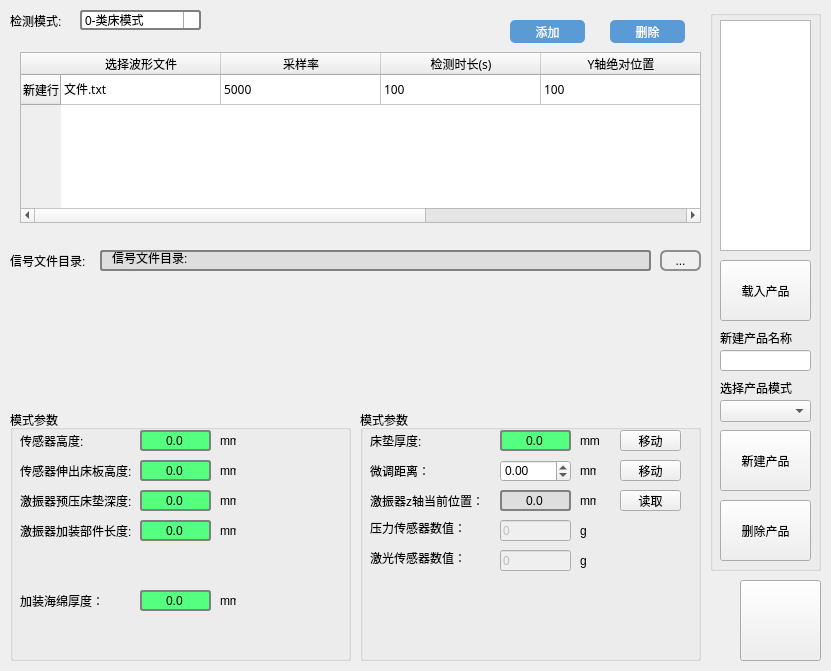
<?xml version="1.0" encoding="UTF-8"?>
<ui version="4.0">
 <class>ProductSet</class>
 <widget class="QWidget" name="ProductSet">
  <property name="geometry">
   <rect>
    <x>0</x>
    <y>0</y>
    <width>831</width>
    <height>671</height>
   </rect>
  </property>
  <property name="windowTitle">
   <string>Form</string>
  </property>
  <property name="styleSheet">
   <string notr="true"/>
  </property>
  <widget class="QGroupBox" name="groupBox">
   <property name="geometry">
    <rect>
     <x>710</x>
     <y>10</y>
     <width>111</width>
     <height>561</height>
    </rect>
   </property>
   <property name="title">
    <string/>
   </property>
   <widget class="QPushButton" name="deleteP">
    <property name="geometry">
     <rect>
      <x>10</x>
      <y>490</y>
      <width>91</width>
      <height>61</height>
     </rect>
    </property>
    <property name="styleSheet">
     <string notr="true">QPushButton {    
    border-radius: 10px;
    background-color: #00bcd4;
	font: 75 12pt &quot;黑体&quot;;
	color: white;
}

QPushButton:hover{
	background-color: #03a9f4;
	color: white;
}

QPushButton:pressed{
	background-color: #2196f3;
    border-style: inset;
}2196f3</string>
    </property>
    <property name="text">
     <string>删除产品</string>
    </property>
   </widget>
   <widget class="QPushButton" name="loadP">
    <property name="geometry">
     <rect>
      <x>10</x>
      <y>250</y>
      <width>91</width>
      <height>61</height>
     </rect>
    </property>
    <property name="styleSheet">
     <string notr="true">QPushButton {    
    border-radius: 10px;
    background-color: #00bcd4;
	font: 75 12pt &quot;黑体&quot;;
	color: white;
}

QPushButton:hover{
	background-color: #03a9f4;
	color: white;
}

QPushButton:pressed{
	background-color: #2196f3;
    border-style: inset;
}2196f3</string>
    </property>
    <property name="text">
     <string>载入产品</string>
    </property>
   </widget>
   <widget class="QListWidget" name="productlist">
    <property name="geometry">
     <rect>
      <x>10</x>
      <y>10</y>
      <width>91</width>
      <height>231</height>
     </rect>
    </property>
    <property name="styleSheet">
     <string notr="true">font: 9pt &quot;SimSun-ExtB&quot;;</string>
    </property>
   </widget>
   <widget class="QPushButton" name="newP">
    <property name="geometry">
     <rect>
      <x>10</x>
      <y>420</y>
      <width>91</width>
      <height>61</height>
     </rect>
    </property>
    <property name="styleSheet">
     <string notr="true">QPushButton {    
    border-radius: 10px;
    background-color: #00bcd4;
	font: 75 12pt &quot;黑体&quot;;
	color: white;
}

QPushButton:hover{
	background-color: #03a9f4;
	color: white;
}

QPushButton:pressed{
	background-color: #2196f3;
    border-style: inset;
}2196f3</string>
    </property>
    <property name="text">
     <string>新建产品</string>
    </property>
   </widget>
   <widget class="QComboBox" name="combo_new_prodect_model">
    <property name="geometry">
     <rect>
      <x>10</x>
      <y>390</y>
      <width>91</width>
      <height>22</height>
     </rect>
    </property>
    <property name="currentText">
     <string/>
    </property>
    <property name="currentIndex">
     <number>-1</number>
    </property>
    <item>
     <property name="text">
      <string>0-类床模式</string>
     </property>
    </item>
    <item>
     <property name="text">
      <string>1-海绵模式</string>
     </property>
    </item>
    <item>
     <property name="text">
      <string>2-裸板模式</string>
     </property>
    </item>
    <item>
     <property name="text">
      <string>3-带壳裸板模式</string>
     </property>
    </item>
   </widget>
   <widget class="QLabel" name="label_5">
    <property name="geometry">
     <rect>
      <x>10</x>
      <y>370</y>
      <width>81</width>
      <height>16</height>
     </rect>
    </property>
    <property name="text">
     <string>选择产品模式</string>
    </property>
   </widget>
   <widget class="QLabel" name="label_3">
    <property name="geometry">
     <rect>
      <x>10</x>
      <y>320</y>
      <width>81</width>
      <height>16</height>
     </rect>
    </property>
    <property name="text">
     <string>新建产品名称</string>
    </property>
   </widget>
   <widget class="QLineEdit" name="name">
    <property name="geometry">
     <rect>
      <x>10</x>
      <y>340</y>
      <width>91</width>
      <height>21</height>
     </rect>
    </property>
    <property name="font">
     <font>
      <family>Agency FB</family>
      <pointsize>9</pointsize>
     </font>
    </property>
    <property name="styleSheet">
     <string notr="true">QLineEdit {
    border: 2px solid gray;
    border-radius: 3px;
    padding: 0 8px;
    background: rgb(85, 255, 127);
    selection-background-color: darkgray;
}
font: 9pt &quot;黑体&quot;;
</string>
    </property>
    <property name="text">
     <string/>
    </property>
   </widget>
  </widget>
  <widget class="QPushButton" name="save">
   <property name="geometry">
    <rect>
     <x>740</x>
     <y>580</y>
     <width>81</width>
     <height>81</height>
    </rect>
   </property>
   <property name="styleSheet">
    <string notr="true">border-image: url(:/icon/res/ico_save.png);</string>
   </property>
   <property name="text">
    <string/>
   </property>
  </widget>
  <widget class="QLabel" name="label_2">
   <property name="geometry">
    <rect>
     <x>10</x>
     <y>10</y>
     <width>61</width>
     <height>21</height>
    </rect>
   </property>
   <property name="text">
    <string>检测模式:</string>
   </property>
  </widget>
  <widget class="QTabWidget" name="tabWidget">
   <property name="geometry">
    <rect>
     <x>10</x>
     <y>40</y>
     <width>691</width>
     <height>201</height>
    </rect>
   </property>
   <property name="autoFillBackground">
    <bool>false</bool>
   </property>
   <property name="styleSheet">
    <string notr="true">/* 把显示界面向上移动 */
QTabWidget::pane {
	/*border:1px solid #C3C7CB;*/
	border-top:2px solid #C2C7CB;
	position:absolute;
	top:-10px;
}

/* 标签居中 */
QTabWidget::tab-bar {
	alignment:center;
}

/* 标签外形设置 */
QTabBar::tab {
	background:qlineargradient(x1: 0, y1: 0, x2: 0, y2: 1,
                                stop: 0 #E1E1E1, stop: 0.4 #DDDDDD,
                                stop: 0.5 #D8D8D8, stop: 1.0 #D3D3D3);
	border:2px solid #C4C4C3;
	border-bottom-color:#C2C7CB;
	border-top-left-radius:4px;
	border-top-right-radius:4px;
	min-width:50px;
	padding:2px;
}

QTabBar::tab:selected,QTabBar::tab:hover {
	background:qlineargradient(x1: 0, y1: 0, x2: 0, y2: 1,
                                stop: 0 #fafafa, stop: 0.4 #f4f4f4,
                                stop: 0.5 #e7e7e7, stop: 1.0 #fafafa);
}

QTabBar::tab:selected {
	border-color:#9B9B9B;
	border-bottom-color:#C2C7CB;
}</string>
   </property>
   <property name="tabPosition">
    <enum>QTabWidget::North</enum>
   </property>
   <property name="tabShape">
    <enum>QTabWidget::Rounded</enum>
   </property>
   <property name="currentIndex">
    <number>0</number>
   </property>
   <property name="elideMode">
    <enum>Qt::ElideNone</enum>
   </property>
   <property name="documentMode">
    <bool>false</bool>
   </property>
   <property name="tabsClosable">
    <bool>false</bool>
   </property>
   <property name="movable">
    <bool>false</bool>
   </property>
   <property name="tabBarAutoHide">
    <bool>true</bool>
   </property>
   <widget class="QWidget" name="sin">
    <attribute name="title">
     <string>正弦信号</string>
    </attribute>
    <widget class="QTableWidget" name="sine_table">
     <property name="geometry">
      <rect>
       <x>10</x>
       <y>20</y>
       <width>681</width>
       <height>171</height>
      </rect>
     </property>
     <property name="font">
      <font>
       <family>SimSun-ExtB</family>
       <pointsize>9</pointsize>
       <weight>50</weight>
       <italic>false</italic>
       <bold>false</bold>
      </font>
     </property>
     <property name="styleSheet">
      <string notr="true">font: 9pt &quot;SimSun-ExtB&quot;;</string>
     </property>
     <property name="verticalScrollMode">
      <enum>QAbstractItemView::ScrollPerItem</enum>
     </property>
     <property name="gridStyle">
      <enum>Qt::SolidLine</enum>
     </property>
     <property name="sortingEnabled">
      <bool>false</bool>
     </property>
     <property name="wordWrap">
      <bool>true</bool>
     </property>
     <property name="cornerButtonEnabled">
      <bool>true</bool>
     </property>
     <attribute name="horizontalHeaderCascadingSectionResizes">
      <bool>false</bool>
     </attribute>
     <attribute name="horizontalHeaderDefaultSectionSize">
      <number>160</number>
     </attribute>
     <attribute name="horizontalHeaderStretchLastSection">
      <bool>false</bool>
     </attribute>
     <attribute name="verticalHeaderStretchLastSection">
      <bool>false</bool>
     </attribute>
     <row>
      <property name="text">
       <string>新建行</string>
      </property>
     </row>
     <column>
      <property name="text">
       <string>选择波形文件</string>
      </property>
     </column>
     <column>
      <property name="text">
       <string>采样率</string>
      </property>
     </column>
     <column>
      <property name="text">
       <string>检测时长(s)</string>
      </property>
     </column>
     <column>
      <property name="text">
       <string>Y轴绝对位置</string>
      </property>
     </column>
     <column>
      <property name="text">
       <string>波形选择</string>
      </property>
     </column>
     <item row="0" column="0">
      <property name="text">
       <string>文件.txt</string>
      </property>
     </item>
     <item row="0" column="1">
      <property name="text">
       <string>5000</string>
      </property>
     </item>
     <item row="0" column="2">
      <property name="text">
       <string>100</string>
      </property>
     </item>
     <item row="0" column="3">
      <property name="text">
       <string>100</string>
      </property>
     </item>
     <item row="0" column="4">
      <property name="text">
       <string>正弦</string>
      </property>
     </item>
    </widget>
   </widget>
  </widget>
  <widget class="QLabel" name="label_4">
   <property name="geometry">
    <rect>
     <x>10</x>
     <y>250</y>
     <width>81</width>
     <height>21</height>
    </rect>
   </property>
   <property name="text">
    <string>信号文件目录:</string>
   </property>
  </widget>
  <widget class="QLineEdit" name="sine_dir">
   <property name="geometry">
    <rect>
     <x>100</x>
     <y>250</y>
     <width>551</width>
     <height>21</height>
    </rect>
   </property>
   <property name="styleSheet">
    <string notr="true">QLineEdit {
    border: 2px solid gray;
    border-radius: 3px;
    padding: 0 8px;
    background: rgb(222, 222, 222);
    selection-background-color: darkgray;
}</string>
   </property>
   <property name="text">
    <string>信号文件目录:</string>
   </property>
   <property name="frame">
    <bool>false</bool>
   </property>
   <property name="readOnly">
    <bool>true</bool>
   </property>
  </widget>
  <widget class="QToolButton" name="sine_dirset">
   <property name="geometry">
    <rect>
     <x>660</x>
     <y>250</y>
     <width>41</width>
     <height>21</height>
    </rect>
   </property>
   <property name="styleSheet">
    <string notr="true">QToolButton { /* all types of tool button */
    border: 2px solid #8f8f91;
    border-radius: 6px;
    background-color: qlineargradient(x1: 0, y1: 0, x2: 0, y2: 1,
                                      stop: 0 #f6f7fa, stop: 1 #dadbde);
}

QToolButton[popupMode=&quot;1&quot;] { /* only for MenuButtonPopup */
    padding-right: 20px; /* make way for the popup button */
}

QToolButton:pressed {
    background-color: qlineargradient(x1: 0, y1: 0, x2: 0, y2: 1,
                                      stop: 0 #dadbde, stop: 1 #f6f7fa);
}

/* the subcontrols below are used only in the MenuButtonPopup mode */
QToolButton::menu-button {
    border: 2px solid gray;
    border-top-right-radius: 6px;
    border-bottom-right-radius: 6px;
    /* 16px width + 4px for border = 20px allocated above */
    width: 16px;
}

QToolButton::menu-arrow {
    image: url(downarrow.png);
}

QToolButton::menu-arrow:open {
    top: 1px; left: 1px; /* shift it a bit */
}</string>
   </property>
   <property name="text">
    <string>...</string>
   </property>
  </widget>
  <widget class="QGroupBox" name="groupBox_2">
   <property name="geometry">
    <rect>
     <x>10</x>
     <y>410</y>
     <width>341</width>
     <height>251</height>
    </rect>
   </property>
   <property name="title">
    <string>模式参数</string>
   </property>
   <widget class="QLabel" name="label_8">
    <property name="geometry">
     <rect>
      <x>10</x>
      <y>20</y>
      <width>111</width>
      <height>21</height>
     </rect>
    </property>
    <property name="text">
     <string>传感器高度:</string>
    </property>
   </widget>
   <widget class="QLabel" name="label_9">
    <property name="geometry">
     <rect>
      <x>210</x>
      <y>20</y>
      <width>16</width>
      <height>21</height>
     </rect>
    </property>
    <property name="text">
     <string>mm</string>
    </property>
   </widget>
   <widget class="QDoubleSpinBox" name="sensor_height">
    <property name="geometry">
     <rect>
      <x>130</x>
      <y>20</y>
      <width>71</width>
      <height>21</height>
     </rect>
    </property>
    <property name="toolTip">
     <string/>
    </property>
    <property name="styleSheet">
     <string notr="true">QDoubleSpinBox {
    border: 2px solid gray;
    border-radius: 3px;
    padding: 0 8px;
    background: rgb(85, 255, 127);
    selection-background-color: darkgray;
}
</string>
    </property>
    <property name="alignment">
     <set>Qt::AlignCenter</set>
    </property>
    <property name="buttonSymbols">
     <enum>QAbstractSpinBox::NoButtons</enum>
    </property>
    <property name="decimals">
     <number>1</number>
    </property>
    <property name="minimum">
     <double>-9999.000000000000000</double>
    </property>
    <property name="maximum">
     <double>9999.000000000000000</double>
    </property>
    <property name="value">
     <double>0.000000000000000</double>
    </property>
   </widget>
   <widget class="QLabel" name="label_16">
    <property name="geometry">
     <rect>
      <x>210</x>
      <y>50</y>
      <width>16</width>
      <height>21</height>
     </rect>
    </property>
    <property name="text">
     <string>mm</string>
    </property>
   </widget>
   <widget class="QDoubleSpinBox" name="sensor_out_board_height">
    <property name="geometry">
     <rect>
      <x>130</x>
      <y>50</y>
      <width>71</width>
      <height>21</height>
     </rect>
    </property>
    <property name="toolTip">
     <string/>
    </property>
    <property name="styleSheet">
     <string notr="true">QDoubleSpinBox {
    border: 2px solid gray;
    border-radius: 3px;
    padding: 0 8px;
    background: rgb(85, 255, 127);
    selection-background-color: darkgray;
}
</string>
    </property>
    <property name="alignment">
     <set>Qt::AlignCenter</set>
    </property>
    <property name="buttonSymbols">
     <enum>QAbstractSpinBox::NoButtons</enum>
    </property>
    <property name="decimals">
     <number>1</number>
    </property>
    <property name="minimum">
     <double>-9999.000000000000000</double>
    </property>
    <property name="maximum">
     <double>9999.000000000000000</double>
    </property>
    <property name="value">
     <double>0.000000000000000</double>
    </property>
   </widget>
   <widget class="QLabel" name="label_17">
    <property name="geometry">
     <rect>
      <x>10</x>
      <y>50</y>
      <width>111</width>
      <height>21</height>
     </rect>
    </property>
    <property name="text">
     <string>传感器伸出床板高度:</string>
    </property>
   </widget>
   <widget class="QLabel" name="label_13">
    <property name="geometry">
     <rect>
      <x>10</x>
      <y>80</y>
      <width>121</width>
      <height>21</height>
     </rect>
    </property>
    <property name="text">
     <string>激振器预压床垫深度:</string>
    </property>
   </widget>
   <widget class="QDoubleSpinBox" name="shaker_press_depth">
    <property name="geometry">
     <rect>
      <x>130</x>
      <y>80</y>
      <width>71</width>
      <height>21</height>
     </rect>
    </property>
    <property name="toolTip">
     <string/>
    </property>
    <property name="styleSheet">
     <string notr="true">QDoubleSpinBox {
    border: 2px solid gray;
    border-radius: 3px;
    padding: 0 8px;
    background: rgb(85, 255, 127);
    selection-background-color: darkgray;
}
</string>
    </property>
    <property name="alignment">
     <set>Qt::AlignCenter</set>
    </property>
    <property name="buttonSymbols">
     <enum>QAbstractSpinBox::NoButtons</enum>
    </property>
    <property name="decimals">
     <number>1</number>
    </property>
    <property name="minimum">
     <double>-9999.000000000000000</double>
    </property>
    <property name="maximum">
     <double>9999.000000000000000</double>
    </property>
    <property name="value">
     <double>0.000000000000000</double>
    </property>
   </widget>
   <widget class="QLabel" name="label_12">
    <property name="geometry">
     <rect>
      <x>210</x>
      <y>80</y>
      <width>16</width>
      <height>21</height>
     </rect>
    </property>
    <property name="text">
     <string>mm</string>
    </property>
   </widget>
   <widget class="QLabel" name="label_15">
    <property name="geometry">
     <rect>
      <x>10</x>
      <y>110</y>
      <width>111</width>
      <height>21</height>
     </rect>
    </property>
    <property name="text">
     <string>激振器加装部件长度:</string>
    </property>
    <property name="textFormat">
     <enum>Qt::AutoText</enum>
    </property>
   </widget>
   <widget class="QDoubleSpinBox" name="shaker_part_length">
    <property name="geometry">
     <rect>
      <x>130</x>
      <y>110</y>
      <width>71</width>
      <height>21</height>
     </rect>
    </property>
    <property name="toolTip">
     <string/>
    </property>
    <property name="styleSheet">
     <string notr="true">QDoubleSpinBox {
    border: 2px solid gray;
    border-radius: 3px;
    padding: 0 8px;
    background: rgb(85, 255, 127);
    selection-background-color: darkgray;
}
</string>
    </property>
    <property name="alignment">
     <set>Qt::AlignCenter</set>
    </property>
    <property name="buttonSymbols">
     <enum>QAbstractSpinBox::NoButtons</enum>
    </property>
    <property name="decimals">
     <number>1</number>
    </property>
    <property name="minimum">
     <double>-9999.000000000000000</double>
    </property>
    <property name="maximum">
     <double>9999.000000000000000</double>
    </property>
    <property name="value">
     <double>0.000000000000000</double>
    </property>
   </widget>
   <widget class="QLabel" name="label_14">
    <property name="geometry">
     <rect>
      <x>210</x>
      <y>110</y>
      <width>16</width>
      <height>21</height>
     </rect>
    </property>
    <property name="text">
     <string>mm</string>
    </property>
   </widget>
   <widget class="QLabel" name="label_24">
    <property name="geometry">
     <rect>
      <x>10</x>
      <y>180</y>
      <width>111</width>
      <height>21</height>
     </rect>
    </property>
    <property name="text">
     <string>加装海绵厚度：</string>
    </property>
    <property name="textFormat">
     <enum>Qt::AutoText</enum>
    </property>
   </widget>
   <widget class="QLabel" name="label_25">
    <property name="geometry">
     <rect>
      <x>210</x>
      <y>180</y>
      <width>16</width>
      <height>21</height>
     </rect>
    </property>
    <property name="text">
     <string>mm</string>
    </property>
   </widget>
   <widget class="QDoubleSpinBox" name="sponge_thickness">
    <property name="geometry">
     <rect>
      <x>130</x>
      <y>180</y>
      <width>71</width>
      <height>21</height>
     </rect>
    </property>
    <property name="toolTip">
     <string/>
    </property>
    <property name="styleSheet">
     <string notr="true">QDoubleSpinBox {
    border: 2px solid gray;
    border-radius: 3px;
    padding: 0 8px;
    background: rgb(85, 255, 127);
    selection-background-color: darkgray;
}
</string>
    </property>
    <property name="alignment">
     <set>Qt::AlignCenter</set>
    </property>
    <property name="buttonSymbols">
     <enum>QAbstractSpinBox::NoButtons</enum>
    </property>
    <property name="decimals">
     <number>1</number>
    </property>
    <property name="minimum">
     <double>-9999.000000000000000</double>
    </property>
    <property name="maximum">
     <double>9999.000000000000000</double>
    </property>
    <property name="value">
     <double>0.000000000000000</double>
    </property>
   </widget>
  </widget>
  <widget class="QGroupBox" name="groupBox_3">
   <property name="geometry">
    <rect>
     <x>360</x>
     <y>410</y>
     <width>341</width>
     <height>251</height>
    </rect>
   </property>
   <property name="title">
    <string>模式参数</string>
   </property>
   <widget class="QLabel" name="label_10">
    <property name="geometry">
     <rect>
      <x>220</x>
      <y>20</y>
      <width>20</width>
      <height>21</height>
     </rect>
    </property>
    <property name="text">
     <string>mm</string>
    </property>
   </widget>
   <widget class="QDoubleSpinBox" name="mattress_height">
    <property name="geometry">
     <rect>
      <x>140</x>
      <y>20</y>
      <width>71</width>
      <height>21</height>
     </rect>
    </property>
    <property name="toolTip">
     <string/>
    </property>
    <property name="styleSheet">
     <string notr="true">QDoubleSpinBox {
    border: 2px solid gray;
    border-radius: 3px;
    padding: 0 8px;
    background: rgb(85, 255, 127);
    selection-background-color: darkgray;
}
</string>
    </property>
    <property name="alignment">
     <set>Qt::AlignCenter</set>
    </property>
    <property name="buttonSymbols">
     <enum>QAbstractSpinBox::NoButtons</enum>
    </property>
    <property name="decimals">
     <number>1</number>
    </property>
    <property name="minimum">
     <double>-9999.000000000000000</double>
    </property>
    <property name="maximum">
     <double>9999.000000000000000</double>
    </property>
    <property name="value">
     <double>0.000000000000000</double>
    </property>
   </widget>
   <widget class="QLabel" name="label_pattern">
    <property name="geometry">
     <rect>
      <x>10</x>
      <y>20</y>
      <width>121</width>
      <height>21</height>
     </rect>
    </property>
    <property name="text">
     <string>床垫厚度:</string>
    </property>
   </widget>
   <widget class="QLabel" name="label_19">
    <property name="geometry">
     <rect>
      <x>10</x>
      <y>50</y>
      <width>121</width>
      <height>21</height>
     </rect>
    </property>
    <property name="text">
     <string>微调距离：</string>
    </property>
   </widget>
   <widget class="QLabel" name="label_20">
    <property name="geometry">
     <rect>
      <x>10</x>
      <y>80</y>
      <width>121</width>
      <height>21</height>
     </rect>
    </property>
    <property name="text">
     <string>激振器z轴当前位置：</string>
    </property>
   </widget>
   <widget class="QPushButton" name="move_pos_shaker">
    <property name="geometry">
     <rect>
      <x>260</x>
      <y>50</y>
      <width>61</width>
      <height>21</height>
     </rect>
    </property>
    <property name="styleSheet">
     <string notr="true">QPushButton {    
    border-radius: 7.5px;
    background-color: #00bcd4;
	font: 75 12pt &quot;黑体&quot;;
	color: white;
}

QPushButton:hover{
	background-color: #03a9f4;
	color: white;
}

QPushButton:pressed{
	background-color: #2196f3;
    border-style: inset;
}2196f3</string>
    </property>
    <property name="text">
     <string>移动</string>
    </property>
   </widget>
   <widget class="QLabel" name="label_21">
    <property name="geometry">
     <rect>
      <x>220</x>
      <y>80</y>
      <width>16</width>
      <height>21</height>
     </rect>
    </property>
    <property name="text">
     <string>mm</string>
    </property>
   </widget>
   <widget class="QPushButton" name="move_pos_shaker_to_bed">
    <property name="geometry">
     <rect>
      <x>260</x>
      <y>20</y>
      <width>61</width>
      <height>21</height>
     </rect>
    </property>
    <property name="styleSheet">
     <string notr="true">QPushButton {    
    border-radius: 7.5px;
    background-color: #00bcd4;
	font: 75 12pt &quot;黑体&quot;;
	color: white;
}

QPushButton:hover{
	background-color: #03a9f4;
	color: white;
}

QPushButton:pressed{
	background-color: #2196f3;
    border-style: inset;
}2196f3</string>
    </property>
    <property name="text">
     <string>移动</string>
    </property>
   </widget>
   <widget class="QDoubleSpinBox" name="little_distance">
    <property name="geometry">
     <rect>
      <x>140</x>
      <y>50</y>
      <width>71</width>
      <height>22</height>
     </rect>
    </property>
    <property name="minimum">
     <double>-99.989999999999995</double>
    </property>
    <property name="singleStep">
     <double>0.100000000000000</double>
    </property>
   </widget>
   <widget class="QLabel" name="label_18">
    <property name="geometry">
     <rect>
      <x>220</x>
      <y>50</y>
      <width>16</width>
      <height>21</height>
     </rect>
    </property>
    <property name="text">
     <string>mm</string>
    </property>
   </widget>
   <widget class="QDoubleSpinBox" name="shaker_z_pos">
    <property name="enabled">
     <bool>true</bool>
    </property>
    <property name="geometry">
     <rect>
      <x>140</x>
      <y>80</y>
      <width>71</width>
      <height>21</height>
     </rect>
    </property>
    <property name="styleSheet">
     <string notr="true">QDoubleSpinBox {
    border: 2px solid gray;
    border-radius: 3px;
    padding: 0 8px;
    background: rgb(222, 222, 222);
    selection-background-color: darkgray;
}</string>
    </property>
    <property name="frame">
     <bool>false</bool>
    </property>
    <property name="alignment">
     <set>Qt::AlignCenter</set>
    </property>
    <property name="readOnly">
     <bool>true</bool>
    </property>
    <property name="buttonSymbols">
     <enum>QAbstractSpinBox::NoButtons</enum>
    </property>
    <property name="decimals">
     <number>1</number>
    </property>
    <property name="minimum">
     <double>-9999.000000000000000</double>
    </property>
    <property name="maximum">
     <double>9999.000000000000000</double>
    </property>
   </widget>
   <widget class="QPushButton" name="read_pos_z">
    <property name="geometry">
     <rect>
      <x>260</x>
      <y>80</y>
      <width>61</width>
      <height>21</height>
     </rect>
    </property>
    <property name="styleSheet">
     <string notr="true">QPushButton {    
    border-radius: 7.5px;
    background-color: #00bcd4;
	font: 75 12pt &quot;黑体&quot;;
	color: white;
}

QPushButton:hover{
	background-color: #03a9f4;
	color: white;
}

QPushButton:pressed{
	background-color: #2196f3;
    border-style: inset;
}2196f3</string>
    </property>
    <property name="text">
     <string>读取</string>
    </property>
   </widget>
   <widget class="QLabel" name="label_22">
    <property name="geometry">
     <rect>
      <x>220</x>
      <y>110</y>
      <width>16</width>
      <height>21</height>
     </rect>
    </property>
    <property name="text">
     <string>g</string>
    </property>
   </widget>
   <widget class="QLineEdit" name="current_value_ws">
    <property name="enabled">
     <bool>false</bool>
    </property>
    <property name="geometry">
     <rect>
      <x>140</x>
      <y>110</y>
      <width>71</width>
      <height>21</height>
     </rect>
    </property>
    <property name="font">
     <font>
      <pointsize>9</pointsize>
     </font>
    </property>
    <property name="text">
     <string>0</string>
    </property>
   </widget>
   <widget class="QLabel" name="label_7">
    <property name="geometry">
     <rect>
      <x>10</x>
      <y>140</y>
      <width>101</width>
      <height>16</height>
     </rect>
    </property>
    <property name="text">
     <string>激光传感器数值：</string>
    </property>
   </widget>
   <widget class="QLabel" name="label_6">
    <property name="geometry">
     <rect>
      <x>10</x>
      <y>110</y>
      <width>101</width>
      <height>16</height>
     </rect>
    </property>
    <property name="text">
     <string>压力传感器数值：</string>
    </property>
   </widget>
   <widget class="QLineEdit" name="current_value_lr">
    <property name="enabled">
     <bool>false</bool>
    </property>
    <property name="geometry">
     <rect>
      <x>140</x>
      <y>140</y>
      <width>71</width>
      <height>21</height>
     </rect>
    </property>
    <property name="font">
     <font>
      <pointsize>9</pointsize>
     </font>
    </property>
    <property name="text">
     <string>0</string>
    </property>
   </widget>
   <widget class="QLabel" name="label_23">
    <property name="geometry">
     <rect>
      <x>220</x>
      <y>140</y>
      <width>16</width>
      <height>21</height>
     </rect>
    </property>
    <property name="text">
     <string>g</string>
    </property>
   </widget>
  </widget>
  <widget class="QPushButton" name="sine_add">
   <property name="geometry">
    <rect>
     <x>510</x>
     <y>20</y>
     <width>75</width>
     <height>23</height>
    </rect>
   </property>
   <property name="styleSheet">
    <string notr="true">QPushButton {
    border-radius: 5px;
    background-color: rgb(91, 155, 213);
	font: 75 9pt &quot;微软雅黑&quot;;
	color: white;
}

QPushButton:hover{
	background-color: rgb(0, 176, 240);
	color: white;
}

QPushButton:pressed{
	background-color:rgb(92, 163, 99);                                                           	border-style: inset;
}</string>
   </property>
   <property name="text">
    <string>添加</string>
   </property>
  </widget>
  <widget class="QPushButton" name="sine_delete">
   <property name="geometry">
    <rect>
     <x>610</x>
     <y>20</y>
     <width>75</width>
     <height>23</height>
    </rect>
   </property>
   <property name="styleSheet">
    <string notr="true">QPushButton {
    border-radius: 5px;
    background-color: rgb(91, 155, 213);
	font: 75 9pt &quot;微软雅黑&quot;;
	color: white;
}

QPushButton:hover{
	background-color: rgb(0, 176, 240);
	color: white;
}

QPushButton:pressed{
	background-color:rgb(92, 163, 99);                                                           	border-style: inset;
}</string>
   </property>
   <property name="text">
    <string>删除</string>
   </property>
  </widget>
  <widget class="QLabel" name="moshi">
   <property name="geometry">
    <rect>
     <x>230</x>
     <y>12</y>
     <width>121</width>
     <height>20</height>
    </rect>
   </property>
   <property name="text">
    <string/>
   </property>
  </widget>
  <widget class="QComboBox" name="ecl_en">
   <property name="geometry">
    <rect>
     <x>80</x>
     <y>10</y>
     <width>121</width>
     <height>20</height>
    </rect>
   </property>
   <property name="focusPolicy">
    <enum>Qt::WheelFocus</enum>
   </property>
   <property name="styleSheet">
    <string notr="true">QComboBox {
    border: 2px solid gray;
    border-radius: 3px;
    min-width: 6em;
}


QComboBox::drop-down {
    subcontrol-origin: padding;
    subcontrol-position: top right;
    width: 15px;
    border-left-width: 1px;  
	border-left-color: darkgray;
    border-left-style: solid;
    border-top-right-radius: 3px;
    border-bottom-right-radius: 3px;
}

QComboBox::down-arrow {
    image: url(:/icon/res/ui_down_arrow.png);
}

QComboBox::down-arrow:on {
    top: 1px;
    left: 1px;
}


</string>
   </property>
   <property name="editable">
    <bool>false</bool>
   </property>
   <item>
    <property name="text">
     <string>0-类床模式</string>
    </property>
   </item>
   <item>
    <property name="text">
     <string>1-海绵模式</string>
    </property>
   </item>
   <item>
    <property name="text">
     <string>2-裸板模式</string>
    </property>
   </item>
   <item>
    <property name="text">
     <string>3-带壳裸板模式</string>
    </property>
   </item>
  </widget>
 </widget>
 <resources/>
 <connections/>
</ui>
